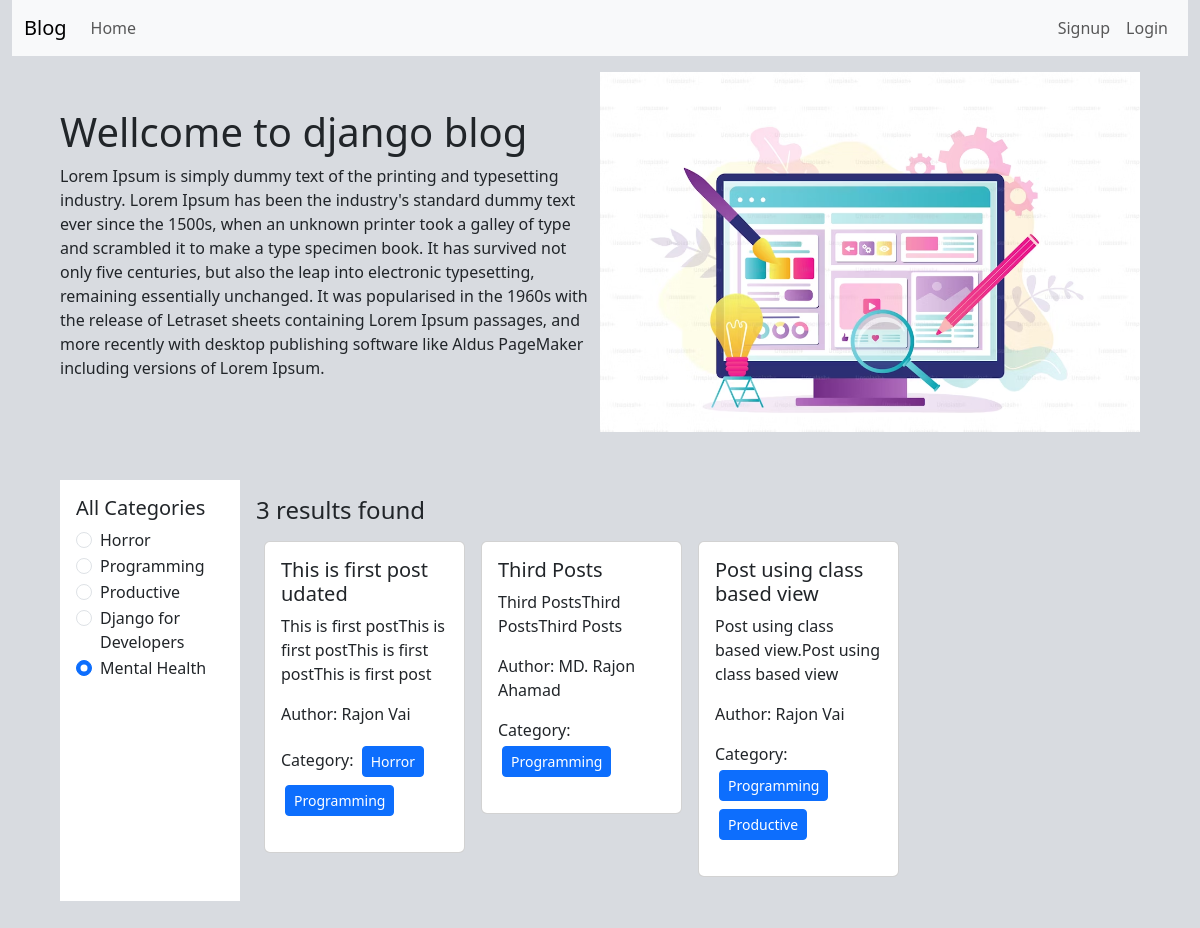
Before: / with the older database file.
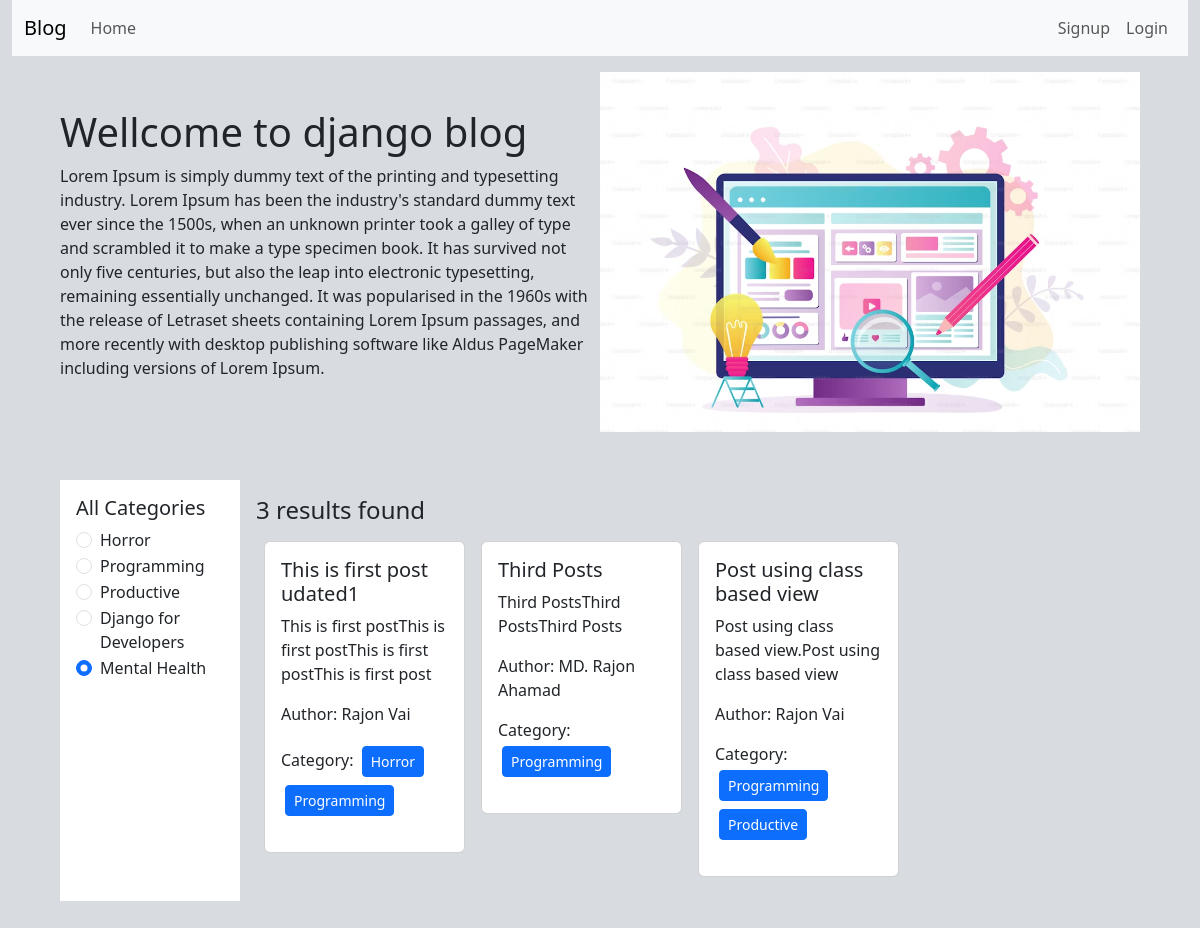
After: the same page with the newer database file.
### posts/models.py (models this page shows, shortened)
class Post(models.Model):
    title= models.CharField(max_length=50)
    content = models.TextField()
    category = models.ManyToManyField(Category) #ekta post multiple category te thakte pare abar ekta categoryte multiple post thakte pare
    author = models.ForeignKey(User, on_delete=models.CASCADE)

### blog_project/views.py (the view)
# urls.py: path('', views.home, name="homepage"),
def home(request, category_slug = None):
    data = Post.objects.all()
    if category_slug is not None:
        category = Category.objects.get(slug=category_slug)
        data = Post.objects.filter(category = category)
    categories = Category.objects.all()
    return render(request, 'index.html', {'data':data, 'category':categories})

### templates/index.html
{% extends "base.html" %}
{% load static %}
{% block content %}
<div class="d-flex flex-wrap px-5 pt-3 align-items-center">
  <div class="col-6 ">
    <h1>Wellcome to django blog</h1>
    <p>
      Lorem Ipsum is simply dummy text of the printing and typesetting industry. Lorem Ipsum has been
      the industry's standard dummy text ever since the 1500s, when an unknown printer took a galley
      of type and scrambled it to make a type specimen book. It has survived not only five centuries,
      but also the leap into electronic typesetting, remaining essentially unchanged. It was
      popularised in the 1960s with the release of Letraset sheets containing Lorem Ipsum passages,
      and more recently with desktop publishing software like Aldus PageMaker including versions
      of Lorem Ipsum.
    </p>
  </div>
  <div class="col-6">
    <img src="{% static 'header.avif' %}" width="100%"/>
  </div>
</div>
<div class="d-flex flex-wrap p-5">
  <div class="col-2 bg-white p-3">
    <h5>All Categories</h5>
    {% for cat in category %}
    <div class="form-check">
      <input class="form-check-input" type="radio" name="cateory" id={{ cat.name }} value="option1" checked>
      <label class="form-check-label" for={{ cat.name }}>
        <a href={% url 'category_wise_post' cat.slug %} class="text-decoration-none text-dark">
          {{ cat.name }}
        </a>
      </label>
    </div>
    {% endfor %}
  </div>
  <div class="col-10 p-3">
    <h4>{{ data | length}} results found</h4>
    <div class="d-flex flex-wrap">
      {% for post in data %}
      <div class="col-sm-3">
          <div class="card m-2">
            <div class="card-body">
              <h5 class="card-title">{{post.title}}</h5>
              <p class="card-text">
                  {{post.content | slice:"100"}}
              </p>
              <p>Author: {{post.author.first_name}} {{post.author.last_name}}</p>
              <p>Category:
                  {% for cat in post.category.all %}
                  <button class='btn btn-primary btn-sm m-1'>
                      {{cat.name}}
                  </button>
                  {% endfor %}
              </p>
            </div>
          </div>
        </div>
      {% endfor %}
    </div>
  </div>
</div>
{% endblock %}

Changed rows visible on the page:
changed Post "This is first postThis is first postThis is first postThis is first post": title "This is first post udated" → "This is first post udated1"
